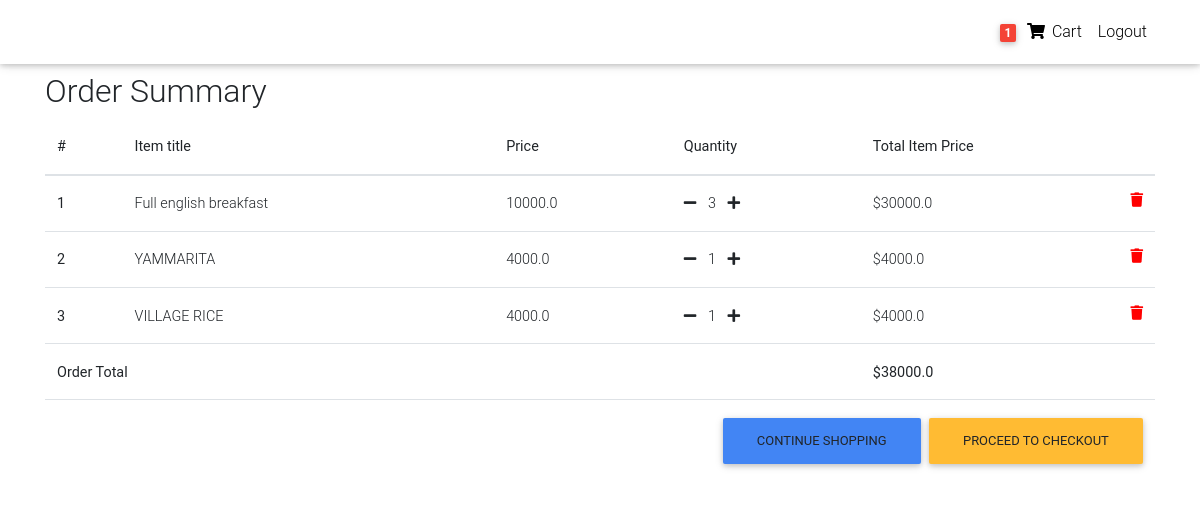
/order-summary/ (signed in), run on an earlier commit of the app's database.
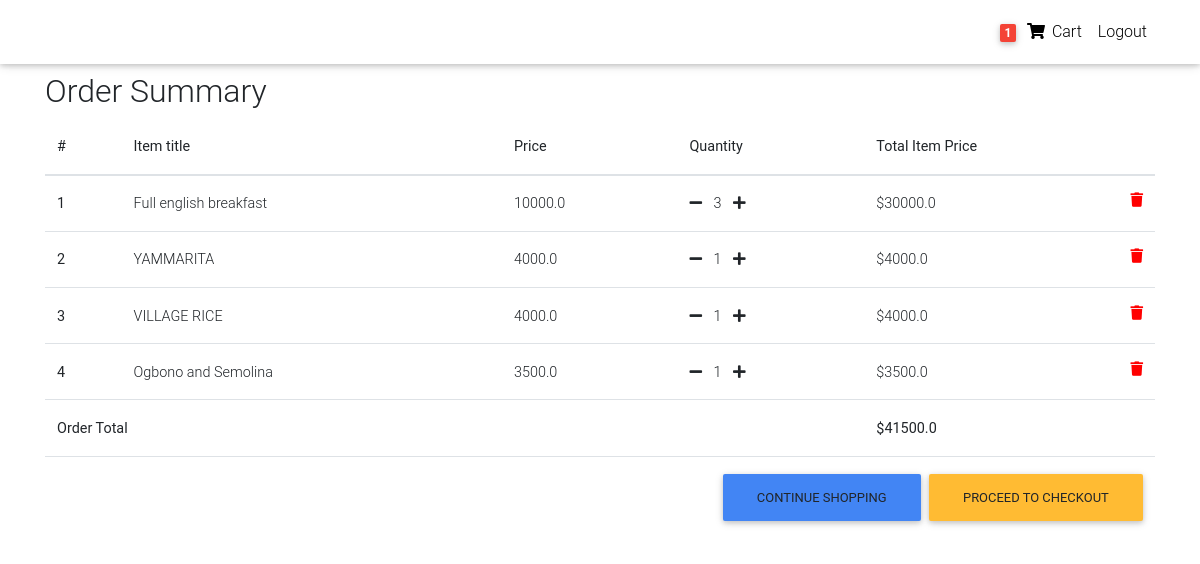
And on a later commit of the database.
### Cafe/models.py (models this page shows, shortened)
class OrderItem(models.Model):
    user = models.ForeignKey(settings.AUTH_USER_MODEL,
                             on_delete=models.CASCADE)
    ordered = models.BooleanField(default=False)
    item = models.ForeignKey(Item, on_delete=models.CASCADE)
    quantity = models.IntegerField(default=1)
    def get_total_item_price(self):
        return self.quantity * self.item.price
    def get_final_price(self):
        if self.item.discount_price:
            return self.get_total_discount_item_price()
        return self.get_total_item_price()

class Item(models.Model):
    title = models.CharField(max_length=100)
    preview_price = models.CharField(max_length=100,default="0.00")
    price = models.FloatField()
    user = models.ForeignKey(to=profile, on_delete=models.CASCADE)
    discount_price = models.FloatField(blank=True, null=True)
    label = models.CharField(choices=LABEL_CHOICES, max_length=1)
    slug = models.SlugField(max_length=250, unique=True)
    category = models.ForeignKey(Category, on_delete=models.CASCADE)
    description = models.TextField()
    image = models.CharField(blank=True,max_length=850,null=True,default="/static/images/banner3.png")
    protein = models.BooleanField(default=False)
    special = models.BooleanField(default=False)
    drinks = models.BooleanField(default=False)
    break_fast = models.BooleanField(default=False)
    starters = models.BooleanField(default=False)
    rice = models.BooleanField(default=False)
    pasta_and_nodles = models.BooleanField(default=False)
    sauce_and_stew = models.BooleanField(default=False)
    salad = models.BooleanField(default=False)
    sandwich_and_burgers = models.BooleanField(default=False)
    side = models.BooleanField(default=False)
    pepper_soup = models.BooleanField(default=False)
    grills = models.BooleanField(default=False)
    african_soup = models.BooleanField(default=False)
    dessert = models.BooleanField(default=False)
    bar_menu_listed = models.CharField(max_length=100,default="This is the bar menu listed below to fill up")
    cocktails = models.BooleanField(default=False)
    slippery_signatures = models.BooleanField(default=False)
    mocktails = models.BooleanField(default=False)
    milk_shakes = models.BooleanField(default=False)
    smoothies = models.BooleanField(default=False)
    soft_drinks = models.BooleanField(default=False)
    tequila = models.BooleanField(default=False)
    wines = models.BooleanField(default=False)
    champagne = models.BooleanField(default=False)
    cognac = models.BooleanField(default=False)
    whiskey = models.BooleanField(default=False)
    shisha = models.BooleanField(default=False)
    vape = models.BooleanField(default=False)
    timestamp = models.DateTimeField(blank=True, null=True)
    created_on = models.DateField(auto_now=True)
    item_created_date = models.DateField(auto_now=True)

class Order(models.Model):
    user = models.ForeignKey(settings.AUTH_USER_MODEL,
                             on_delete=models.CASCADE)
    ref_code = models.CharField(max_length=20, blank=True, null=True)
    items = models.ManyToManyField(OrderItem)
    start_date = models.DateTimeField(auto_now_add=True)
    ordered_date = models.DateTimeField()
    ordered = models.BooleanField(default=False)
    shipping_address = models.ForeignKey(
        'Address', related_name='shipping_address', on_delete=models.SET_NULL, blank=True, null=True)
    billing_address = models.ForeignKey(
        'Address', related_name='billing_address', on_delete=models.SET_NULL, blank=True, null=True)
    payment = models.ForeignKey(
        'Payment', on_delete=models.SET_NULL, blank=True, null=True)
    coupon = models.ForeignKey(
        'Coupon', on_delete=models.SET_NULL, blank=True, null=True)
    being_delivered = models.BooleanField(default=False)
    received = models.BooleanField(default=False)
    refund_requested = models.BooleanField(default=False)
    refund_granted = models.BooleanField(default=False)
    '''
    1. Item added to cart
    2. Adding a billing address
    (Failed checkout)
    3. Payment
    (Preprocessing, processing, packaging etc.)
    4. Being delivered
    5. Received
    6. Refunds
    '''
    def get_total(self):
        total = 0
        for order_item in self.items.all():
            total += order_item.get_final_price()
        if self.coupon:
            total -= self.coupon.amount
        return total

### Cafe/views.py (the view)
# urls.py: path('order-summary/', OrderSummaryView.as_view(), name='order-summary'),
class OrderSummaryView(LoginRequiredMixin, View):
    def get(self, *args, **kwargs):
        try:
            order = Order.objects.get(user=self.request.user, ordered=False)
            context = {
                'object': order
            }
            return render(self.request, 'order_summary.html', context)
        except ObjectDoesNotExist:
            messages.warning(self.request, "You do not have an active order")
            return redirect("/")

### templates/order_summary.html (shortened to what this page needs)
{% extends "basse.html" %}
{% block content %}
  <main>
    <div class="container">
    <div class="table-responsive text-nowrap">
    <h2>Order Summary</h2>
    <table class="table">
        <thead>
        <tr>
            <th scope="col">#</th>
            <th scope="col">Item title</th>
            <th scope="col">Price</th>
            <th scope="col">Quantity</th>
            <th scope="col">Total Item Price</th>
        </tr>
        </thead>
        <tbody>
        {% for order_item in object.items.all %}
        <tr>
            <th scope="row">{{ forloop.counter }}</th>
            <td>{{ order_item.item.title }}</td>
            <td>{{ order_item.item.price }}</td>
            <td>
                <a href="{% url 'core:remove-single-item-from-cart' order_item.item.slug %}"><i class="fas fa-minus mr-2"></i></a>
                {{ order_item.quantity }}
                <a href="{% url 'core:add-to-cart' order_item.item.slug %}"><i class="fas fa-plus ml-2"></i></a>
            </td>
            <td>
            {% if order_item.item.discount_price %}
                ${{ order_item.get_total_discount_item_price }}
                <span class="badge badge-primary">Saving ${{ order_item.get_amount_saved }}</span>
            {% else %}
                ${{ order_item.get_total_item_price }}
            {% endif %}
            <a style='color: red;' href="{% url 'core:remove-from-cart' order_item.item.slug %}">
                <i class="fas fa-trash float-right"></i>
            </a>
            </td>
        </tr>
        {% endfor %}
        {% if object.get_total %}
        <tr>
            <td colspan="4"><b>Order Total</b></td>
            <td><b>${{ object.get_total }}</b></td>
        </tr>
        <tr>
            <td colspan="5">
            <a class='btn btn-warning float-right ml-2' href='/checkout/'>Proceed to checkout</a>
            <a class='btn btn-primary float-right' href='/'>Continue shopping</a>
            </td>
        </tr>
        {% endif %}
        </tbody>
    </table>
    </div>
    </div>
  </main>
{% endblock content %}

### templates/basse.html (shortened to what this page needs)
{% load static %}
<!DOCTYPE html>
<html lang="en">
<head>
  <link rel="stylesheet" href="https://use.fontawesome.com/releases/v5.8.1/css/all.css">
  <link href="{% static 'css/bootstrap.min.css' %}" rel="stylesheet">
  <link href="{% static 'css/mdb.min.css' %}" rel="stylesheet">
  <link href="{% static 'css/style.min.css' %}" rel="stylesheet">
</head>
{% include "navbar.html" %}
<body>
    <div class="mt-5 pt-4">
    </div>
    {% block content %}
    {% endblock content %}
</body>
</html>

### templates/navbar.html (shortened to what this page needs)
{% load static %}
<nav class="navbar fixed-top navbar-expand-lg navbar-light white scrolling-navbar">
    <div class="container">
      <div class="collapse navbar-collapse" id="navbarSupportedContent">
        <ul class="navbar-nav nav-flex-icons">
          {% if request.user.is_authenticated %}
          <li class="nav-item">
            <a href="{% url 'core:order-summary' %}" class="nav-link waves-effect">
              <span class="badge red z-depth-1 mr-1"> 1 </span>
              <i class="fas fa-shopping-cart"></i>
              <span class="clearfix d-none d-sm-inline-block"> Cart </span>
            </a>
          </li>
          <li class="nav-item">
            <a class="nav-link waves-effect" href="">
              <span class="clearfix d-none d-sm-inline-block"> Logout </span>
            </a>
          </li>
          {% endif %}
        </ul>
      </div>
    </div>
  </nav>

### templates/scripts.html (shortened to what this page needs)
{% load static %}

### templates/basse.html (style rules this page uses)
html, body, header, .carousel { height: 60vh; }

What changed in the data, as far as the page shows it:
added OrderItem: item "Ogbono and Semolina", item.price "3500.0", quantity "1", get_total_item_price "3500.0"
computed for Order: get_total "38000.0" → "41500.0"
